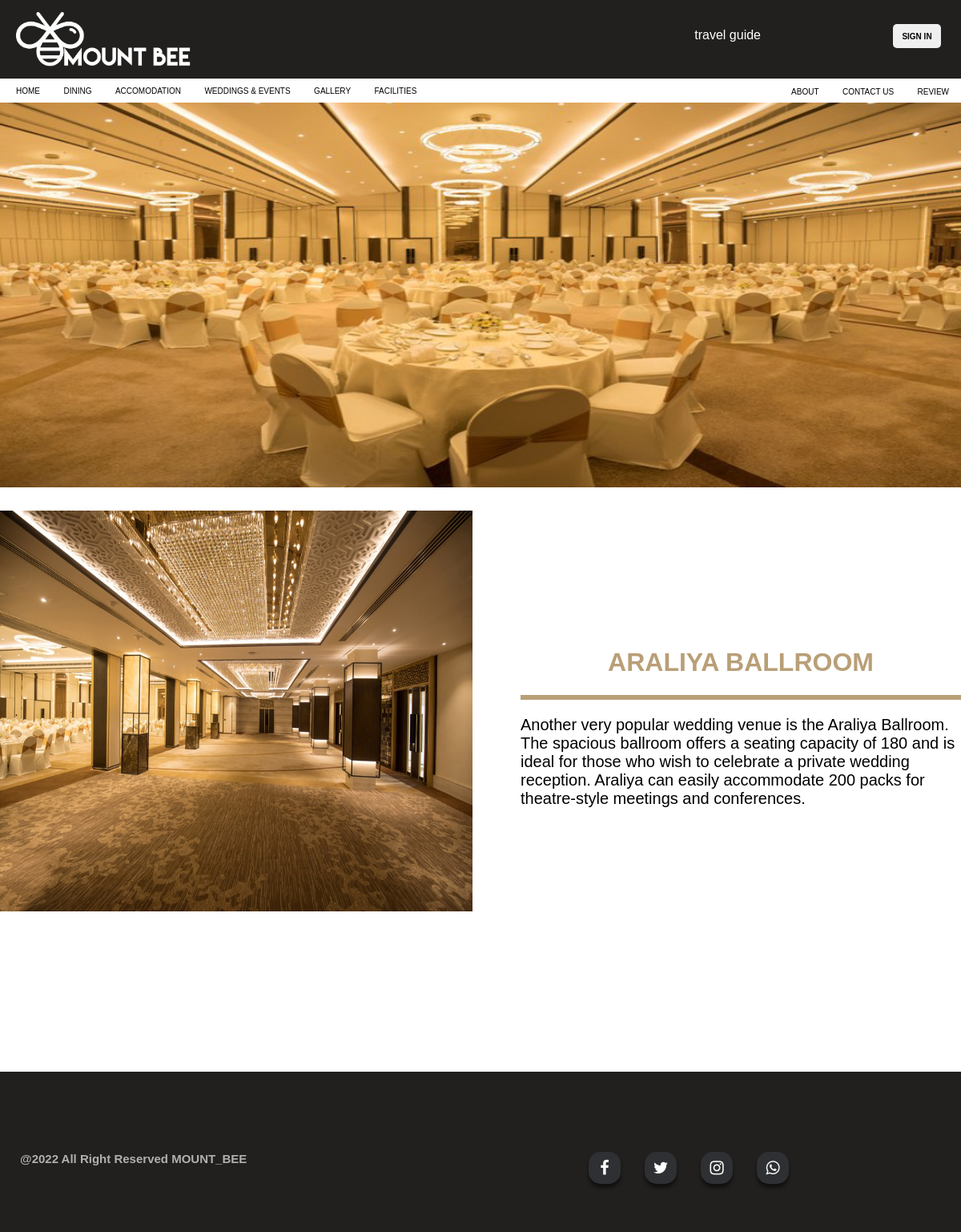
Screenshot of /PHP/Eventsubp.php?wevent_id=1 with the database file from the repository.
### tables this page shows
CREATE TABLE `wevent` (
  `wevent_id` int(11) NOT NULL,
  `wevent_name` varchar(50) NOT NULL,
  `wevent_banner_image` varchar(255) NOT NULL,
  `wevent_image` varchar(255) DEFAULT NULL,
  `wevent_description` varchar(700) DEFAULT NULL,
  `wevent_price` varchar(10) DEFAULT '10000',
  `adminid` int(11) NOT NULL DEFAULT 1
);

### PHP/Eventsubp.php (the view, shortened to what this page needs)
<?php
	include "header.php";
    include '../PHPHANDLER/db.config.php';
    $id = $_GET['wevent_id'];
    $sql = "SELECT * FROM wevent WHERE wevent_id =$id;";
    $Run  = mysqli_query($conn,$sql);
    $row=mysqli_fetch_array($Run);
    $wevent_name=$row['wevent_name'];
    $wevent_description=$row['wevent_description'];
    $wevent_image= "http://localhost/resource_booking_system/ADMIN/IMAGES/".$row['wevent_image'];
    $wevent_banner_image = "http://localhost/resource_booking_system/ADMIN/IMAGES/".$row['wevent_banner_image'];
?>
<html>
<head>
    <link rel="stylesheet" href="../CSS/eventsubp.css">
</head>
<body>
            <div class="banerimage">
                <?php echo"<img src='$wevent_banner_image'class='banerimg' alt=''> ";?>
            </div>
        <div class="contend">
            <div class="sideimage">
                <?php echo"<img src='$wevent_image'class='' alt=''> ";?>
                </div>
            <div class="halldetails">
                <div class="topic">
                    <h1><?php echo $wevent_name;?></h1>
                    <hr class="topichr">
                </div>
                <p><?php echo $wevent_description;?></p>
            </div>
        </div>
</body>
</html>
<?php
	include "footer.php";
?>

### PHP/header.php (shortened to what this page needs)
<!DOCTYPE html>
<html lan="'en">
    <head>
        <head>
        <link rel="stylesheet" href="http://localhost/resource_booking_system/CSS/header.css">
    </head>
    <body>
<header>
       <div class="header">
            <a href="http://localhost/resource_booking_system/index.php"><img src="http://localhost/resource_booking_system/IMAGES/logo.png" class="logo"> </a>
            <div class="button">
                    <?php
                        if (isset($_SESSION['MountBeeid'])){
                            echo "<button class='btn1' type='button'><a href='http://localhost/resource_booking_system/PHP/booking.php' class='btn01' >BOOK</a></button>";
                             echo "<button class='btn3' type='button'><a href='http://localhost/resource_booking_system/PHP/editprofile.php' class='btn01' >PROFILE</a></button>";
                            echo "<button class='btn2' type='button'><a href='http://localhost/resource_booking_system/PHPHANDLER/db.signout.php' class='btn01' >SIGN OUT</a></button>";
                        }
                        else {
                            echo "<button class='btn1' type='button'><a href='http://localhost/resource_booking_system/PHP/signin.php' class='btn01' >SIGN IN</a></button>";
                        }
                    ?>
               <div class="travel"><p><a href="#" id="travel">travel guide</a></p></div>
            </div>
          <div class="navi">
              <a href="http://localhost/resource_booking_system/index.php">HOME</a>
              <a href="http://localhost/resource_booking_system/PHP/dining.php">DINING</a>
              <a href="http://localhost/resource_booking_system/PHP/accomodation.php">ACCOMODATION</a>
              <a href="http://localhost/resource_booking_system/PHP/Event.php">WEDDINGS & EVENTS</a>
              <a href="http://localhost/resource_booking_system/PHP/gallery.php">GALLERY</a>
              <a href="http://localhost/resource_booking_system/HTML/facilities.html">FACILITIES</a>
           </div>
           <div class="navi2">
              <a href="http://localhost/resource_booking_system/PHP/about.php">ABOUT</a>
              <a href="http://localhost/resource_booking_system/PHP/contactus.php">CONTACT US</a>
              <a href="http://localhost/resource_booking_system/PHP/review.php">REVIEW</a>
           </div>
      </div>
</header>
</body>
</head>

### PHP/footer.php (shortened to what this page needs)
<!DOCTYPE html>
<html lan="'en">
    <head>
        <head>
        <link rel="stylesheet" href="IWTO\CSS\header.css">
        <link rel="stylesheet" type="text/css" href="https://stackpath.bootstrapcdn.com/font-awesome/4.7.0/css/font-awesome.min.css">
    </head>
    <body>
    <footer>
             <div class="row">
                 <div class="container">
                    <div class="footer-col">
                        <h5>@2022 All Right Reserved MOUNT_BEE</h5>
                    </div>
                      <div class="social-menu">
                            <ul>
                            <li> <a href="https://www.facebook.com/"><i class="fa fa-facebook"></i></a></li>
                            <li><a href="https://twitter.com/"><i class="fa fa-twitter"></i></a></li>
                            <li><a href="https://www.instagram.com/?hl=en"><i class="fa fa-instagram"></i></a></li>
                            <li><a href="https://web.whatsapp.com/"><i class="fa fa-whatsapp"></i></a></li>
                           </ul>
                        </div>
                    </div>
                </div>
         </footer>
    </body>
</html>

### CSS/header.css (style rules this page uses)
* { padding: 0%; }
.logo { padding-top: 15px; padding-left: 20px; width: 15%; }
.button { background-color: #000000; }
.btn1 { position: absolute; width: 100px; height: 40px; padding: 0px; right: 35px; top: 30px; border: 20px; border-radius: 15px; }
.btn01 { text-decoration: none; font-weight: bold; color: #000000; }
.travel { position: absolute; padding: 0px; right: 450px; top: 25px; font-family: Arial; text-decoration: none; }
#travel { font-style: inherit; text-decoration: none; color: white; }
body { font-family: Arial, Helvetica, sans-serif; }
header, footer { position: absolute; width: 100%; background-color: #21201E; color: white; }
header { position: fixed; height: 100px; width: 100%; left: 0; z-index: 20; }
.navi { position: absolute; padding-left: 20px; color: #805A40; background-color: #ffffff; height: 30px; width: 100%; bottom: -28px; }
.navi a { bottom: -5px; position: relative; left: 0%; color: #000000; text-decoration: none; margin-right: 25px; }
.navi2 { top: 85px; right: 0px; position: absolute; }
.navi2 a { position: relative; top: 20px; color: black; text-decoration: none; margin-right: 25px; }
footer { width: 100%; height: 200px; left: 0; display: flex; }
.row { padding-left: 0px; padding-bottom: 50px; text-decoration: none; }
.footer-col { background-color: #21201E; padding-left: 10px; padding-top: 75px; }
.footer-col h5 { font-size: 15px; font-family: Arial, Helvetica, sans-serif; color: rgb(176, 176, 176); display: flex; padding-bottom: 20px; padding-left: 0%; }
.row { display: flex; flex-wrap: wrap; }
ul { list-style: none; }
.footer-col h5 { padding-top: 40px; padding: 0 15px; font-family: 'Lucida Sans', 'Lucida Sans Regular', 'Lucida Grande', 'Lucida Sans Unicode', Geneva, Verdana, sans-serif; }
.social-menu ul { position: absolute; top: 50%; left: 1000px; padding: 0; margin: 0; display: flex; }
.social-menu ul li { list-style: none; margin: 0 15px; }
.social-menu ul li .fa { font-size: 20px; line-height: 40px; color: white; }
.social-menu ul li a { position: relative; display: block; width: 40px; height: 40px; border-radius: 15px; background-color: #2E3033; text-align: center; transition: .2s; box-shadow: 0 5px 4px rgba(0, 0, 0, .5); }
@media screen and (max-width: 1500px) { header { width: 100%; } }
@media screen and (max-width: 1500px) { .navi2 a { left: 10px; top: 18.75px; font-size: 10px; } }
@media screen and (max-width: 1500px) { .navi a { font-size: 10px; } }
@media screen and (max-width: 1500px) { .social-menu ul { left: 60%; } }
@media screen and (max-width: 1500px) { .logo { width: auto; height: 70px; } }
@media screen and (max-width: 1500px) { .btn1, .btn2, .btn3 { width:60px ; height: 30px; font-size: 10px; border-radius: 5px; } }
@media screen and (max-width: 1500px) { .btn1 { right: 25px; } }
@media screen and (max-width: 1500px) { .travel { right: 250px; top: 19px; } }

### CSS/eventsubp.css (style rules this page uses)
body, html { width: 100%; height: 100%; margin: 0; }
.banerimage img { align-items:center; width:100%; height:500px; }
.topic h1 { text-align:center; color: #B99F77; border-top-left-radius:5px; border-bottom-right-radius:5px; width:100%; }
hr { border: solid #B99F77; }
.sideimage img { width:600px; height:500px; margin:0; margin-right:50px; }
.halldetails { margin-left:60px; margin-top:150px; align-items: center; width:50%; max-width:550px; }
.halldetails p { font-size:20px; left:50px; }
.contend { margin-top: 25px; width: 100%; height: 700px; display: flex; }
@media screen and (max-width:1500px) { .banerimage { width: 100%; } }
@media screen and (max-width:1500px) { .sideimage img { width:100%; } }
@media screen and (max-width:1500px) { .halldetails { width: 100%; } }
@media screen and (max-width:1500px) { .contend { width: 100%; } }

### rows the page displays
wevent: wevent_banner_image (picture), wevent_image (picture), wevent_name "ARALIYA BALLROOM", wevent_description "Another very popular wedding venue is the Araliya Ballroom. The spacious ballroom offers a seating capacity of 180 and is ideal for those who wish to celebrate a private wedding reception. Araliya can easily accommodate 200 packs for theatre-style meetings and conferences."
